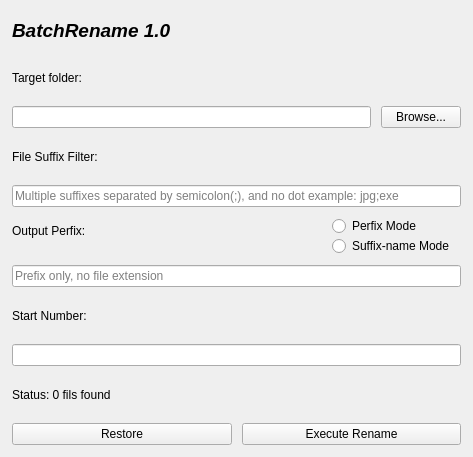
<?xml version="1.0" encoding="UTF-8"?>
<ui version="4.0">
 <class>Widget</class>
 <widget class="QWidget" name="Widget">
  <property name="geometry">
   <rect>
    <x>0</x>
    <y>0</y>
    <width>473</width>
    <height>457</height>
   </rect>
  </property>
  <property name="minimumSize">
   <size>
    <width>473</width>
    <height>457</height>
   </size>
  </property>
  <property name="maximumSize">
   <size>
    <width>473</width>
    <height>457</height>
   </size>
  </property>
  <property name="windowTitle">
   <string>BatchRename</string>
  </property>
  <layout class="QVBoxLayout" name="verticalLayout">
   <property name="spacing">
    <number>10</number>
   </property>
   <property name="leftMargin">
    <number>12</number>
   </property>
   <property name="topMargin">
    <number>12</number>
   </property>
   <property name="rightMargin">
    <number>12</number>
   </property>
   <property name="bottomMargin">
    <number>12</number>
   </property>
   <item>
    <widget class="QLabel" name="label">
     <property name="text">
      <string>&lt;html&gt;&lt;head/&gt;&lt;body&gt;&lt;p&gt;&lt;span style=&quot; font-size:14pt; font-weight:600; font-style:italic;&quot;&gt;BatchRename 1.0&lt;/span&gt;&lt;/p&gt;&lt;/body&gt;&lt;/html&gt;</string>
     </property>
    </widget>
   </item>
   <item>
    <widget class="QLabel" name="label_folder">
     <property name="text">
      <string>Target folder:</string>
     </property>
    </widget>
   </item>
   <item>
    <layout class="QHBoxLayout" name="h_folder">
     <item>
      <widget class="QLineEdit" name="edit_folder"/>
     </item>
     <item>
      <widget class="QPushButton" name="btn_browse">
       <property name="text">
        <string>Browse...</string>
       </property>
      </widget>
     </item>
    </layout>
   </item>
   <item>
    <widget class="QLabel" name="label_suffix">
     <property name="text">
      <string>File Suffix Filter:</string>
     </property>
    </widget>
   </item>
   <item>
    <widget class="QLineEdit" name="edit_suffix">
     <property name="toolTip">
      <string>&lt;html&gt;&lt;head/&gt;&lt;body&gt;&lt;p&gt;所有后缀均为分号(;)分割，示例：.jpg;.png;.exe;.reg&lt;/p&gt;&lt;/body&gt;&lt;/html&gt;</string>
     </property>
     <property name="text">
      <string/>
     </property>
     <property name="placeholderText">
      <string>Multiple suffixes separated by semicolon(;), and no dot example: jpg;exe</string>
     </property>
    </widget>
   </item>
   <item>
    <widget class="QWidget" name="widget" native="true">
     <widget class="QLabel" name="label_prefix">
      <property name="geometry">
       <rect>
        <x>0</x>
        <y>0</y>
        <width>449</width>
        <height>28</height>
       </rect>
      </property>
      <property name="text">
       <string>Output Perfix:</string>
      </property>
     </widget>
     <widget class="QRadioButton" name="Perfix_mode">
      <property name="geometry">
       <rect>
        <x>320</x>
        <y>0</y>
        <width>91</width>
        <height>18</height>
       </rect>
      </property>
      <property name="text">
       <string>Perfix Mode</string>
      </property>
     </widget>
     <widget class="QRadioButton" name="Suffix_name_mode">
      <property name="geometry">
       <rect>
        <x>320</x>
        <y>20</y>
        <width>121</width>
        <height>18</height>
       </rect>
      </property>
      <property name="text">
       <string>Suffix-name Mode</string>
      </property>
     </widget>
    </widget>
   </item>
   <item>
    <widget class="QLineEdit" name="edit_prefix">
     <property name="text">
      <string/>
     </property>
     <property name="placeholderText">
      <string>Prefix only, no file extension</string>
     </property>
    </widget>
   </item>
   <item>
    <widget class="QLabel" name="label_seq">
     <property name="text">
      <string>Start Number:</string>
     </property>
    </widget>
   </item>
   <item>
    <widget class="QLineEdit" name="lineEdit">
     <property name="placeholderText">
      <string/>
     </property>
    </widget>
   </item>
   <item>
    <widget class="QLabel" name="label_status">
     <property name="text">
      <string>Status: 0 fils found</string>
     </property>
    </widget>
   </item>
   <item>
    <layout class="QHBoxLayout" name="h_btns">
     <item>
      <widget class="QPushButton" name="btn_restore">
       <property name="text">
        <string>Restore</string>
       </property>
      </widget>
     </item>
     <item>
      <widget class="QPushButton" name="btn_execute">
       <property name="text">
        <string>Execute Rename</string>
       </property>
      </widget>
     </item>
    </layout>
   </item>
  </layout>
 </widget>
 <resources/>
 <connections/>
</ui>
